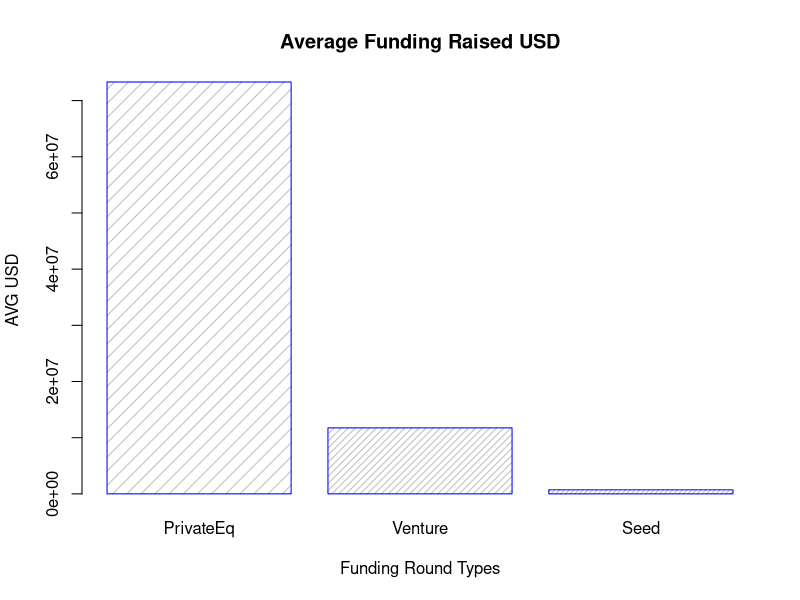

Recreate this plot in R. (Note: this script raises an error after producing the figure.)
setwd("../OutputFiles")
ft_data <- read.csv("02-funding_type_analysis.csv")
plot1_data_avg <- subset(ft_data, ft_data$funding_round_type == 'venture' | 
                       ft_data$funding_round_type == 'private_equity' |
                       ft_data$funding_round_type == 'seed' )

#barplot(plot1_data[ ,2], names.arg = plot1_data[ ,1])
png(file = "PLOT1_Avg_Funding_FT.png")
barplot(plot1_data_avg$fund_amt, main="Average Funding Raised USD", xlab="Funding Round Types",  
        ylab="AVG USD", names.arg=c("PrivateEq", "Venture","Seed"), 
        border="blue", density=c(10,20,30))
dev.off()

ft_data <- total_funding_amount
plot1_data_total <- subset(ft_data, ft_data$funding_round_type == 'venture' | 
                             ft_data$funding_round_type == 'private_equity' |
                             ft_data$funding_round_type == 'seed' )

plot1_data_total <- arrange(plot1_data_total, -fund_amt)

png(file = "PLOT1_Total_Funding_FT.png")
barplot(plot1_data_total$fund_amt, main="Total Funding Raised USD", xlab="Funding Round Types",  
        ylab="Total USD", names.arg=c("Venture", "PrivateEq","Seed"), 
        border="blue", density=c(10,20,30))
dev.off()
setwd("../R_Scripts")